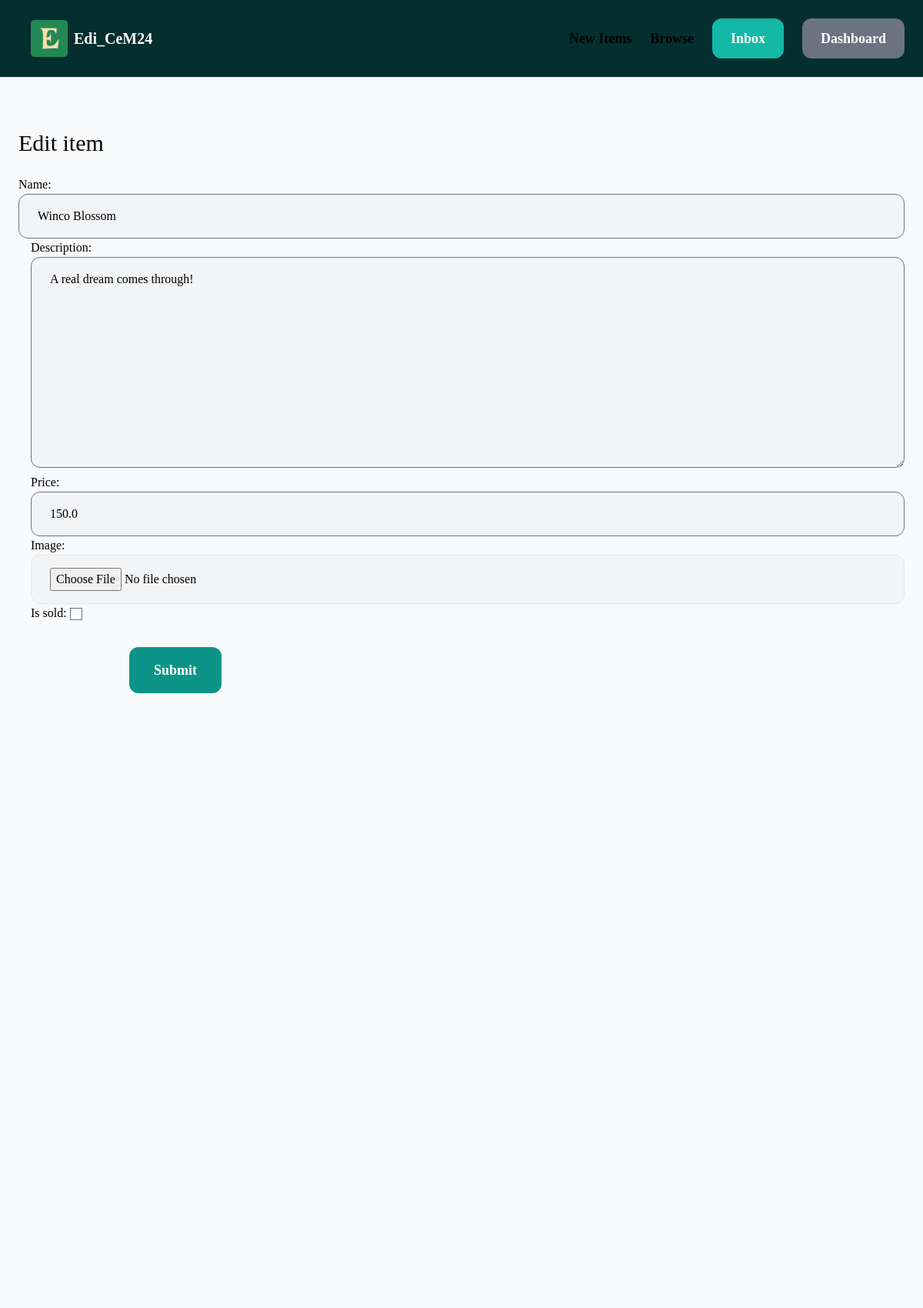
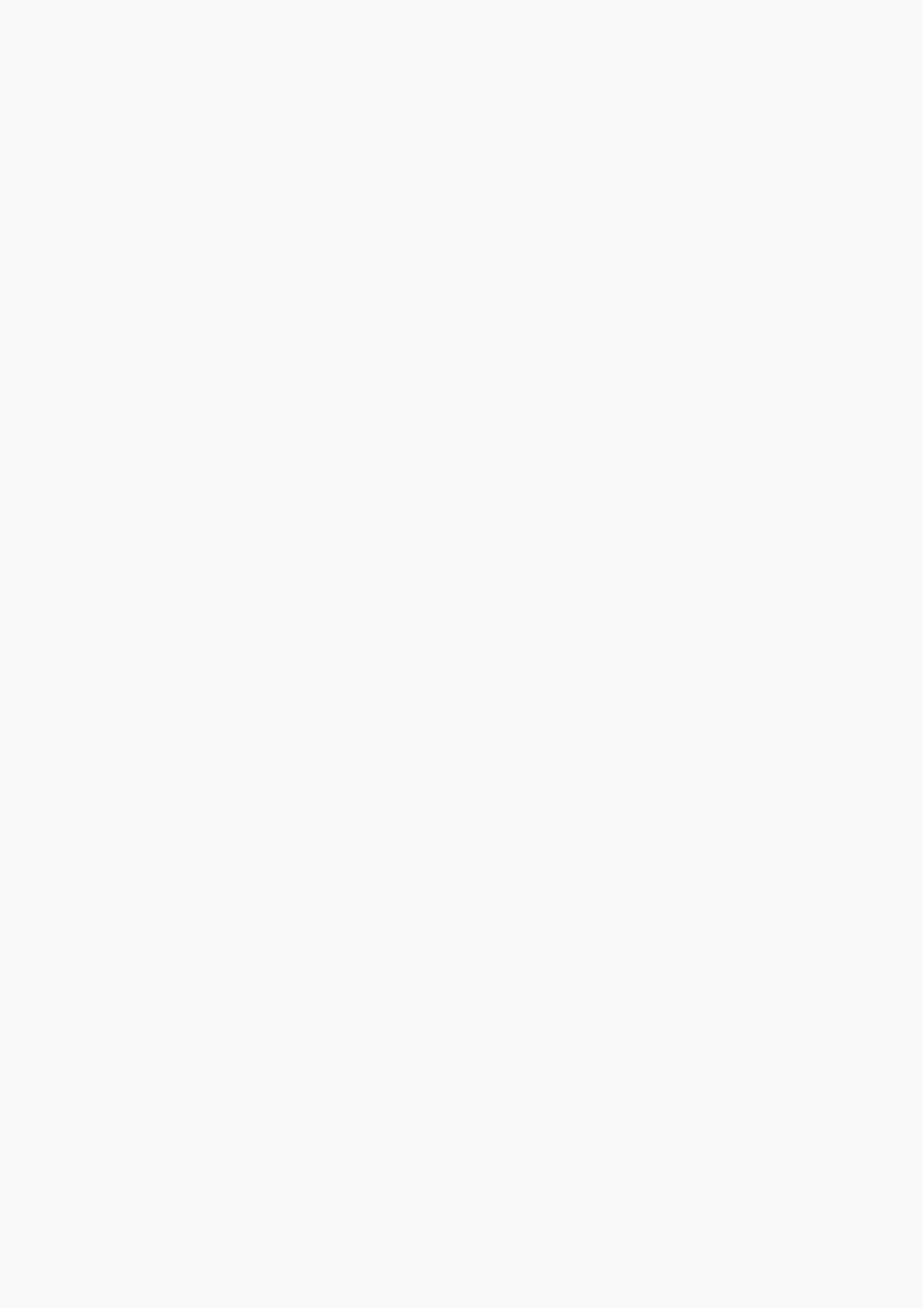
The page /item/3/edit/ (signed in, upper part) on the database its author committed (2 pictures, top to bottom).
### item/models.py (models this page shows, shortened)
class Item(models.Model):
    category = models.ForeignKey(Category, related_name='item', on_delete=models.CASCADE)
    name =  models.CharField(max_length=255)
    description = models.TextField(blank=True, null=True)
    price = models.FloatField()
    image = models.ImageField(upload_to='store', blank=True, null=True)
    is_sold = models.BooleanField(default=False)
    created_by = models.ForeignKey(User, related_name='item', on_delete=models.CASCADE)
    created_at = models.DateTimeField(auto_now_add=True)

### item/views.py (the view)
# urls.py: path('<int:pk>/edit/', views.edit, name='edit'),
@login_required
def edit(request, pk):
    item = get_object_or_404(Item, pk=pk, created_by=request.user)
    if request.method == 'POST':
        form = EditItemForm(request.POST, request.FILES, instance=item)    # we passed in the parameters in order to allow users to upload files on request(request.POST, request.FILES).
        if form.is_valid():
            form.save()
            return redirect('item:detail', pk=item.id)
    else:
       form = EditItemForm(instance=item)
    return render(request, 'item/form.html', {
        "form": form,
        "title": 'Edit item',
    })

### item/forms.py
class EditItemForm(forms.ModelForm):
    class Meta:
        model = Item
        fields = ('name', 'description', 'price', 'image', 'is_sold')
        widgets= {
            'name': forms.TextInput(attrs={
                'class': INPUT_CLASSES
            }),
            'description': forms.Textarea(attrs={
                'class': INPUT_CLASSES
            }),
            'price': forms.TextInput(attrs={
                'class': INPUT_CLASSES
            }),
            'image': forms.FileInput(attrs={
                'class': INPUT_CLASSES
            }),
        }

### item/templates/item/form.html (shortened to what this page needs)
{% extends 'base.html' %}
{% load static %}
{% block content %}
  <h1 class="mt-36 mb-6 text-3xl">{{ title }}</h1>
  <form action="." method="POST" enctype="multipart/form-data">
      <div class="space-x-4">
        {{ form.as_p }}
      </div>
      <button type="submit" class="mt-8 py-4 px-8 text-lg text-center justify-center bg-teal-600 hover:bg-teal-950 rounded-xl font-semibold ml-36 text-white">Submit</button>
  </form>
{% endblock content %}

### rows shown on the page
Item: name "Winco Blossom", description "A real dream comes through!", price "150.0"

### other values the page prints
{{ title }} "Edit item"
